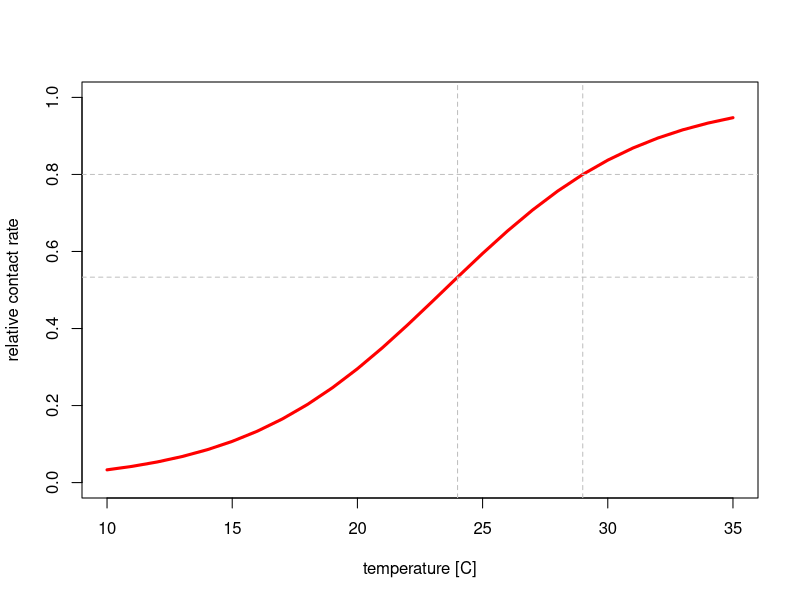

Source code (R):
# determine the parameters of a s-shaped curve that modulate contact rate with water 
# as a function of temperature, for instance
# 
# built on data from:
# Sow et al. 2011. The contribution of water contact behavior to the high 
# Schistosoma mansoni Infection rates observed in the Senegal River Basin
#
# This paper shows that contact rate in the hot dry season is about 50% higher than 
# in the lower cold season
# 
# From Google Earth Engine we have identified the following average temperatures
# in the dry season and in the cold season (by eye) 
#   
#   ht <- 29   #  mean temperature in the hot dry season
#   lt <- 24   #  mean temperature in the cold season   
#
#   c.ht <-  0.9  # this is arbitrary  
#   c.lt <-  c.ht * 2/3   # 2/3 is a qualitative estimation from Sow et al 2011
#
# The S-shaped function we will use is this one:
# 
#   c(T) = 1/(1 + exp(a * (T - Tmed)))   (1)
# 
# therefore (by dropping (T) from c(T) an dusing only c):
# 
#   1/c = 1 + exp(a * (T - Tmed))
# 
#   1/c - 1 = exp(a * (T - Tmed))
# 
# 
#   log(1/c - 1) = a * (T - Tmed)
# 
# Therefore: 
#
#   log(1/c.ht - 1) = a * (ht - Tmed)    (2)
#
# and 
# 
#   log(1/c.lt - 1) = a * (lt - Tmed)    (3)
# 
# 
# I can then devided equation (2) by eq (3)
# 
#   log(1/c.ht - 1) = a * (ht - Tmed)    (4)
#
# and 
# 
#   log(1/c.lt - 1) = a * (lt - Tmed)    (5)
# 
# 
#   log(1/c.ht - 1)/log(1/c.lt - 1) = (ht - Tmed)/(lt - Tmed)    (6)
#
#
# Lets rename gamma <- log(1/c.ht - 1)/log(1/c.lt - 1)     (7)
# 
#   gamma = (ht - Tmed)/(lt - Tmed)    (8)
# 
#   gamma * lt - gamma * Tmed = ht - Tmed   (9)
# 
#   (gamma -1) * Tmed = gamma * lt - ht
# 
#   Tmed <-  (gamma * lt - ht)/(gamma -1)
#   
#   So, finally, we can do all the computation:

ht <- 29   # higher mean temperature in the hot dry quarter from Sow et al. 2013 paper
lt <- 24   # lower mean temperature in the cold dry quarter from Sow et al. 2013 paper

c.ht <-  0.8  # I assume that contact rate is nerly 90% in the hot dry quarter 
c.lt <-  c.ht * 2/3  # Sow et al. shows that it is about 2/3 lower


gamma <- log(1/c.ht - 1)/log(1/c.lt - 1)

Tmed <-  (gamma * lt - ht)/(gamma -1)  # first parameter

a <- log(1/c.ht - 1)/(ht - Tmed)       # second parameter

# relative contact rate with water as a function of temperature

rwct <-  function(T){
  return(1/(1 + exp(a * (T - Tmed))))
}

# no lets' plot the result

plot(10:35, rwct(10:35), type = 'l', lwd = 3, col = 'red', ylim = c(0,1), 
    xlab = 'temperature [C]', ylab = 'relative contact rate')
abline(v = c(lt, ht), col = 'gray', lwd =1, lty = 2)
abline(h = c(c.lt, c.ht), col = 'gray', lwd =1, lty = 2)

# just check that it is correct
(rwct(ht)/rwct(lt)-1)*100

rwct(20)

rwct(30)/rwct(20)
